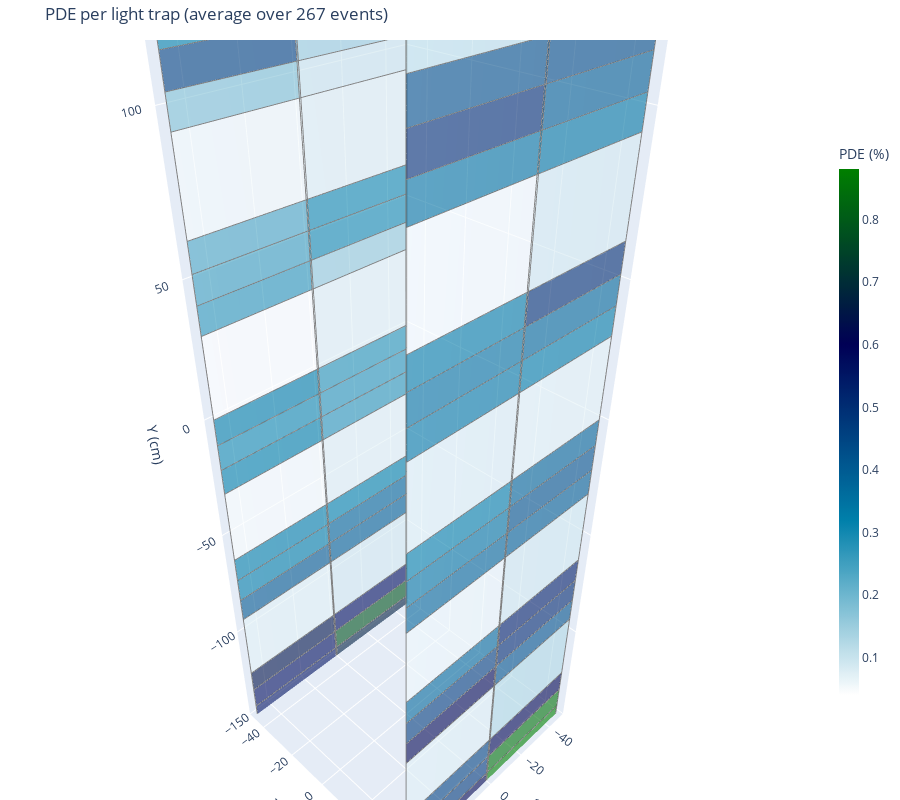

The notebook cell this image was saved under:
### Code cell
fig = go.Figure()
pde_percent = pde_avg * 100  # Convert to percent
# Normalize color values

if not np.any(finite):
    raise ValueError("All PDE % values are NaN/inf; nothing to normalize.")
vmin = np.nanmin(pde_percent)
vmax = np.nanmax(pde_percent)
print(vmax)
print(vmin)
if vmin == vmax:
    # avoid divide-by-zero in normalization
    vmax = vmin + 1e-12

colors_norm = (pde_percent - vmin) / (vmax - vmin + 1e-8)
cmap = matplotlib.colormaps['ocean_r']

# Plot each trap as a 3D rectangle
for result, norm_val in zip(all_results, colors_norm):
    x0, y0, x1, y1, z_det, *_ = result
    x = [x0, x1, x1, x0, x0]
    y = [y0, y0, y1, y1, y0]
    z = [z_det]*5

    # Get RGBA color from matplotlib colormap, convert to hex
    rgba = cmap(norm_val)
    color = f'rgba({int(rgba[0]*255)}, {int(rgba[1]*255)}, {int(rgba[2]*255)}, 0.6)'

    fig.add_trace(go.Scatter3d(
        x=x, y=z, z=y,  # Note: plotly uses (x, y, z), you have (x, z, y)
        mode='lines',
        line=dict(color='gray', width=2),
        surfaceaxis=1,  # tells plotly to fill in the shape
        # fill='toself',
        showlegend=False,
        surfacecolor=color,
        hoverinfo='none'
    ))

# Step 1: Convert 'ocean_r' colormap to Plotly colorscale
def mpl_to_plotly(cmap_name, n=256):
    cmap = matplotlib.colormaps['ocean_r']
    colorscale = []
    for i in range(cmap.N):
        r, g, b, _ = cmap(i)
        colorscale.append([i / (cmap.N - 1), f'rgb({int(r*255)}, {int(g*255)}, {int(b*255)})'])
    return colorscale

colorscale = mpl_to_plotly('ocean_r')
# Create a dummy scatter for the colorbar
dummy_scatter = go.Scatter3d(
    x=[None], y=[None], z=[None],  # invisible
    mode='markers',
    marker=dict(
        size=0.0001,
        color=[vmin, vmax],  # use full color range
        colorscale=colorscale,
        cmin=vmin,
        cmax=vmax,
        colorbar=dict(
            title='PDE (%)',
            thickness=20,
            len=0.75
        )
    ),
    showlegend=False
)
fig.add_trace(dummy_scatter)

# Set up layout
fig.update_layout(
    scene=dict(
        xaxis_title='X (cm)',
        yaxis_title='Z (cm)',
        zaxis_title='Y (cm)',
        xaxis=dict(range=[-50, 50]),
        yaxis=dict(range=[-50, 50]),
        zaxis=dict(range=[-150, 150]),
    ),
    title=f'PDE per light trap (average over {max_events} events)',
    legend=None,
    width=900,
    height=800,
    margin=dict(l=0, r=0, b=0, t=40)
)

fig.show()

### Figure 1 — Plotly figure (JSON) as saved in the notebook; plotly's stock layout.template omitted (floating-point values rounded to 4 significant figures; data arrays with more than 128 entries replaced by an {"elided": "..."} marker saying what was removed)
{"data": [{"hoverinfo": "none", "line": {"color": "gray", "width": 2}, "mode": "lines", "showlegend": false, "surfaceaxis": 1, "surfacecolor": "rgba(0, 17, 97, 0.6)", "type": "scatter3d", "x": [-0.2885, 47.71, 47.71, -0.2885, -0.2885], "y": [-47.62, -47.62, -47.62, -47.62, -47.62], "z": [-155.1, -155.1, -144.8, -144.8, -155.1]}, {"hoverinfo": "none", "line": {"color": "gray", "width": 2}, "mode": "lines", "showlegend": false, "surfaceaxis": 1, "surfacecolor": "rgba(0, 13, 94, 0.6)", "type": "scatter3d", "x": [-0.2885, 47.71, 47.71, -0.2885, -0.2885], "y": [-47.62, -47.62, -47.62, -47.62, -47.62], "z": [-144.8, -144.8, -134.4, -134.4, -144.8]}, {"hoverinfo": "none", "line": {"color": "gray", "width": 2}, "mode": "lines", "showlegend": false, "surfaceaxis": 1, "surfacecolor": "rgba(0, 18, 73, 0.6)", "type": "scatter3d", "x": [-0.2885, 47.71, 47.71, -0.2885, -0.2885], "y": [-47.62, -47.62, -47.62, -47.62, -47.62], "z": [-134.4, -134.4, -124.1, -124.1, -134.4]}, {"hoverinfo": "none", "line": {"color": "gray", "width": 2}, "mode": "lines", "showlegend": false, "surfaceaxis": 1, "surfacecolor": "rgba(225, 240, 245, 0.6)", "type": "scatter3d", "x": [-0.2885, 47.71, 47.71, -0.2885, -0.2885], "y": [-47.62, -47.62, -47.62, -47.62, -47.62], "z": [-124.1, -124.1, -93.06, -93.06, -124.1]}, {"hoverinfo": "none", "line": {"color": "gray", "width": 2}, "mode": "lines", "showlegend": false, "surfaceaxis": 1, "surfacecolor": "rgba(0, 85, 142, 0.6)", "type": "scatter3d", "x": [-0.2885, 47.71, 47.71, -0.2885, -0.2885], "y": [-47.62, -47.62, -47.62, -47.62, -47.62], "z": [-93.06, -93.06, -82.72, -82.72, -93.06]}, {"hoverinfo": "none", "line": {"color": "gray", "width": 2}, "mode": "lines", "showlegend": false, "surfaceaxis": 1, "surfacecolor": "rgba(0, 123, 167, 0.6)", "type": "scatter3d", "x": [-0.2885, 47.71, 47.71, -0.2885, -0.2885], "y": [-47.62, -47.62, -47.62, -47.62, -47.62], "z": [-82.72, -82.72, -72.38, -72.38, -82.72]}, {"hoverinfo": "none", "line": {"color": "gray", "width": 2}, "mode": "lines", "showlegend": false, "surfaceaxis": 1, "surfacecolor": "rgba(0, 124, 168, 0.6)", "type": "scatter3d", "x": [-0.2885, 47.71, 47.71, -0.2885, -0.2885], "y": [-47.62, -47.62, -47.62, -47.62, -47.62], "z": [-72.38, -72.38, -62.04, -62.04, -72.38]}, {"hoverinfo": "none", "line": {"color": "gray", "width": 2}, "mode": "lines", "showlegend": false, "surfaceaxis": 1, "surfacecolor": "rgba(249, 252, 253, 0.6)", "type": "scatter3d", "x": [-0.2885, 47.71, 47.71, -0.2885, -0.2885], "y": [-47.62, -47.62, -47.62, -47.62, -47.62], "z": [-62.04, -62.04, -31.02, -31.02, -62.04]}, {"hoverinfo": "none", "line": {"color": "gray", "width": 2}, "mode": "lines", "showlegend": false, "surfaceaxis": 1, "surfacecolor": "rgba(0, 126, 169, 0.6)", "type": "scatter3d", "x": [-0.2885, 47.71, 47.71, -0.2885, -0.2885], "y": [-47.62, -47.62, -47.62, -47.62, -47.62], "z": [-31.02, -31.02, -20.68, -20.68, -31.02]}, {"hoverinfo": "none", "line": {"color": "gray", "width": 2}, "mode": "lines", "showlegend": false, "surfaceaxis": 1, "surfacecolor": "rgba(17, 136, 176, 0.6)", "type": "scatter3d", "x": [-0.2885, 47.71, 47.71, -0.2885, -0.2885], "y": [-47.62, -47.62, -47.62, -47.62, -47.62], "z": [-20.68, -20.68, -10.34, -10.34, -20.68]}, {"hoverinfo": "none", "line": {"color": "gray", "width": 2}, "mode": "lines", "showlegend": false, "surfaceaxis": 1, "surfacecolor": "rgba(0, 124, 168, 0.6)", "type": "scatter3d", "x": [-0.2885, 47.71, 47.71, -0.2885, -0.2885], "y": [-47.62, -47.62, -47.62, -47.62, -47.62], "z": [-10.34, -10.34, 0, 0, -10.34]}, {"hoverinfo": "none", "line": {"color": "gray", "width": 2}, "mode": "lines", "showlegend": false, "surfaceaxis": 1, "surfacecolor": "rgba(255, 255, 255, 0.6)", "type": "scatter3d", "x": [-0.2885, 47.71, 47.71, -0.2885, -0.2885], "y": [-47.62, -47.62, -47.62, -47.62, -47.62], "z": [0, 0, 31.02, 31.02, 0]}, {"hoverinfo": "none", "line": {"color": "gray", "width": 2}, "mode": "lines", "showlegend": false, "surfaceaxis": 1, "surfacecolor": "rgba(44, 149, 185, 0.6)", "type": "scatter3d", "x": [-0.2885, 47.71, 47.71, -0.2885, -0.2885], "y": [-47.62, -47.62, -47.62, -47.62, -47.62], "z": [31.02, 31.02, 41.36, 41.36, 31.02]}, {"hoverinfo": "none", "line": {"color": "gray", "width": 2}, "mode": "lines", "showlegend": false, "surfaceaxis": 1, "surfacecolor": "rgba(60, 157, 190, 0.6)", "type": "scatter3d", "x": [-0.2885, 47.71, 47.71, -0.2885, -0.2885], "y": [-47.62, -47.62, -47.62, -47.62, -47.62], "z": [41.36, 41.36, 51.7, 51.7, 41.36]}, {"hoverinfo": "none", "line": {"color": "gray", "width": 2}, "mode": "lines", "showlegend": false, "surfaceaxis": 1, "surfacecolor": "rgba(74, 164, 195, 0.6)", "type": "scatter3d", "x": [-0.2885, 47.71, 47.71, -0.2885, -0.2885], "y": [-47.62, -47.62, -47.62, -47.62, -47.62], "z": [51.7, 51.7, 62.04, 62.04, 51.7]}, {"hoverinfo": "none", "line": {"color": "gray", "width": 2}, "mode": "lines", "showlegend": false, "surfaceaxis": 1, "surfacecolor": "rgba(243, 249, 251, 0.6)", "type": "scatter3d", "x": [-0.2885, 47.71, 47.71, -0.2885, -0.2885], "y": [-47.62, -47.62, -47.62, -47.62, -47.62], "z": [62.04, 62.04, 93.06, 93.06, 62.04]}, {"hoverinfo": "none", "line": {"color": "gray", "width": 2}, "mode": "lines", "showlegend": false, "surfaceaxis": 1, "surfacecolor": "rgba(129, 192, 213, 0.6)", "type": "scatter3d", "x": [-0.2885, 47.71, 47.71, -0.2885, -0.2885], "y": [-47.62, -47.62, -47.62, -47.62, -47.62], "z": [93.06, 93.06, 103.4, 103.4, 93.06]}, {"hoverinfo": "none", "line": {"color": "gray", "width": 2}, "mode": "lines", "showlegend": false, "surfaceaxis": 1, "surfacecolor": "rgba(0, 63, 127, 0.6)", "type": "scatter3d", "x": [-0.2885, 47.71, 47.71, -0.2885, -0.2885], "y": [-47.62, -47.62, -47.62, -47.62, -47.62], "z": [103.4, 103.4, 113.7, 113.7, 103.4]}, {"hoverinfo": "none", "line": {"color": "gray", "width": 2}, "mode": "lines", "showlegend": false, "surfaceaxis": 1, "surfacecolor": "rgba(0, 126, 169, 0.6)", "type": "scatter3d", "x": [-0.2885, 47.71, 47.71, -0.2885, -0.2885], "y": [-47.62, -47.62, -47.62, -47.62, -47.62], "z": [113.7, 113.7, 124.1, 124.1, 113.7]}, {"hoverinfo": "none", "line": {"color": "gray", "width": 2}, "mode": "lines", "showlegend": false, "surfaceaxis": 1, "surfacecolor": "rgba(243, 249, 251, 0.6)", "type": "scatter3d", "x": [-0.2885, 47.71, 47.71, -0.2885, -0.2885], "y": [-47.62, -47.62, -47.62, -47.62, -47.62], "z": [124.1, 124.1, 155.1, 155.1, 124.1]}, {"hoverinfo": "none", "line": {"color": "gray", "width": 2}, "mode": "lines", "showlegend": false, "surfaceaxis": 1, "surfacecolor": "rgba(0, 4, 81, 0.6)", "type": "scatter3d", "x": [-0.2885, 47.71, 47.71, -0.2885, -0.2885], "y": [47.62, 47.62, 47.62, 47.62, 47.62], "z": [-155.1, -155.1, -144.8, -144.8, -155.1]}, {"hoverinfo": "none", "line": {"color": "gray", "width": 2}, "mode": "lines", "showlegend": false, "surfaceaxis": 1, "surfacecolor": "rgba(0, 55, 121, 0.6)", "type": "scatter3d", "x": [-0.2885, 47.71, 47.71, -0.2885, -0.2885], "y": [47.62, 47.62, 47.62, 47.62, 47.62], "z": [-144.8, -144.8, -134.4, -134.4, -144.8]}, {"hoverinfo": "none", "line": {"color": "gray", "width": 2}, "mode": "lines", "showlegend": false, "surfaceaxis": 1, "surfacecolor": "rgba(0, 64, 128, 0.6)", "type": "scatter3d", "x": [-0.2885, 47.71, 47.71, -0.2885, -0.2885], "y": [47.62, 47.62, 47.62, 47.62, 47.62], "z": [-134.4, -134.4, -124.1, -124.1, -134.4]}, {"hoverinfo": "none", "line": {"color": "gray", "width": 2}, "mode": "lines", "showlegend": false, "surfaceaxis": 1, "surfacecolor": "rgba(222, 238, 244, 0.6)", "type": "scatter3d", "x": [-0.2885, 47.71, 47.71, -0.2885, -0.2885], "y": [47.62, 47.62, 47.62, 47.62, 47.62], "z": [-124.1, -124.1, -93.06, -93.06, -124.1]}, {"hoverinfo": "none", "line": {"color": "gray", "width": 2}, "mode": "lines", "showlegend": false, "surfaceaxis": 1, "surfacecolor": "rgba(0, 4, 81, 0.6)", "type": "scatter3d", "x": [-0.2885, 47.71, 47.71, -0.2885, -0.2885], "y": [47.62, 47.62, 47.62, 47.62, 47.62], "z": [-93.06, -93.06, -82.72, -82.72, -93.06]}, {"hoverinfo": "none", "line": {"color": "gray", "width": 2}, "mode": "lines", "showlegend": false, "surfaceaxis": 1, "surfacecolor": "rgba(0, 57, 123, 0.6)", "type": "scatter3d", "x": [-0.2885, 47.71, 47.71, -0.2885, -0.2885], "y": [47.62, 47.62, 47.62, 47.62, 47.62], "z": [-82.72, -82.72, -72.38, -72.38, -82.72]}, {"hoverinfo": "none", "line": {"color": "gray", "width": 2}, "mode": "lines", "showlegend": false, "surfaceaxis": 1, "surfacecolor": "rgba(0, 101, 153, 0.6)", "type": "scatter3d", "x": [-0.2885, 47.71, 47.71, -0.2885, -0.2885], "y": [47.62, 47.62, 47.62, 47.62, 47.62], "z": [-72.38, -72.38, -62.04, -62.04, -72.38]}, {"hoverinfo": "none", "line": {"color": "gray", "width": 2}, "mode": "lines", "showlegend": false, "surfaceaxis": 1, "surfacecolor": "rgba(236, 245, 249, 0.6)", "type": "scatter3d", "x": [-0.2885, 47.71, 47.71, -0.2885, -0.2885], "y": [47.62, 47.62, 47.62, 47.62, 47.62], "z": [-62.04, -62.04, -31.02, -31.02, -62.04]}, {"hoverinfo": "none", "line": {"color": "gray", "width": 2}, "mode": "lines", "showlegend": false, "surfaceaxis": 1, "surfacecolor": "rgba(0, 97, 150, 0.6)", "type": "scatter3d", "x": [-0.2885, 47.71, 47.71, -0.2885, -0.2885], "y": [47.62, 47.62, 47.62, 47.62, 47.62], "z": [-31.02, -31.02, -20.68, -20.68, -31.02]}, {"hoverinfo": "none", "line": {"color": "gray", "width": 2}, "mode": "lines", "showlegend": false, "surfaceaxis": 1, "surfacecolor": "rgba(0, 112, 160, 0.6)", "type": "scatter3d", "x": [-0.2885, 47.71, 47.71, -0.2885, -0.2885], "y": [47.62, 47.62, 47.62, 47.62, 47.62], "z": [-20.68, -20.68, -10.34, -10.34, -20.68]}, {"hoverinfo": "none", "line": {"color": "gray", "width": 2}, "mode": "lines", "showlegend": false, "surfaceaxis": 1, "surfacecolor": "rgba(0, 123, 167, 0.6)", "type": "scatter3d", "x": [-0.2885, 47.71, 47.71, -0.2885, -0.2885], "y": [47.62, 47.62, 47.62, 47.62, 47.62], "z": [-10.34, -10.34, 0, 0, -10.34]}, {"hoverinfo": "none", "line": {"color": "gray", "width": 2}, "mode": "lines", "showlegend": false, "surfaceaxis": 1, "surfacecolor": "rgba(222, 238, 244, 0.6)", "type": "scatter3d", "x": [-0.2885, 47.71, 47.71, -0.2885, -0.2885], "y": [47.62, 47.62, 47.62, 47.62, 47.62], "z": [0, 0, 31.02, 31.02, 0]}, {"hoverinfo": "none", "line": {"color": "gray", "width": 2}, "mode": "lines", "showlegend": false, "surfaceaxis": 1, "surfacecolor": "rgba(0, 116, 163, 0.6)", "type": "scatter3d", "x": [-0.2885, 47.71, 47.71, -0.2885, -0.2885], "y": [47.62, 47.62, 47.62, 47.62, 47.62], "z": [31.02, 31.02, 41.36, 41.36, 31.02]}, {"hoverinfo": "none", "line": {"color": "gray", "width": 2}, "mode": "lines", "showlegend": false, "surfaceaxis": 1, "surfacecolor": "rgba(0, 109, 158, 0.6)", "type": "scatter3d", "x": [-0.2885, 47.71, 47.71, -0.2885, -0.2885], "y": [47.62, 47.62, 47.62, 47.62, 47.62], "z": [41.36, 41.36, 51.7, 51.7, 41.36]}, {"hoverinfo": "none", "line": {"color": "gray", "width": 2}, "mode": "lines", "showlegend": false, "surfaceaxis": 1, "surfacecolor": "rgba(0, 120, 165, 0.6)", "type": "scatter3d", "x": [-0.2885, 47.71, 47.71, -0.2885, -0.2885], "y": [47.62, 47.62, 47.62, 47.62, 47.62], "z": [51.7, 51.7, 62.04, 62.04, 51.7]}, {"hoverinfo": "none", "line": {"color": "gray", "width": 2}, "mode": "lines", "showlegend": false, "surfaceaxis": 1, "surfacecolor": "rgba(246, 250, 252, 0.6)", "type": "scatter3d", "x": [-0.2885, 47.71, 47.71, -0.2885, -0.2885], "y": [47.62, 47.62, 47.62, 47.62, 47.62], "z": [62.04, 62.04, 93.06, 93.06, 62.04]}, {"hoverinfo": "none", "line": {"color": "gray", "width": 2}, "mode": "lines", "showlegend": false, "surfaceaxis": 1, "surfacecolor": "rgba(0, 111, 159, 0.6)", "type": "scatter3d", "x": [-0.2885, 47.71, 47.71, -0.2885, -0.2885], "y": [47.62, 47.62, 47.62, 47.62, 47.62], "z": [93.06, 93.06, 103.4, 103.4, 93.06]}, {"hoverinfo": "none", "line": {"color": "gray", "width": 2}, "mode": "lines", "showlegend": false, "surfaceaxis": 1, "surfacecolor": "rgba(0, 41, 113, 0.6)", "type": "scatter3d", "x": [-0.2885, 47.71, 47.71, -0.2885, -0.2885], "y": [47.62, 47.62, 47.62, 47.62, 47.62], "z": [103.4, 103.4, 113.7, 113.7, 103.4]}, {"hoverinfo": "none", "line": {"color": "gray", "width": 2}, "mode": "lines", "showlegend": false, "surfaceaxis": 1, "surfacecolor": "rgba(0, 75, 135, 0.6)", "type": "scatter3d", "x": [-0.2885, 47.71, 47.71, -0.2885, -0.2885], "y": [47.62, 47.62, 47.62, 47.62, 47.62], "z": [113.7, 113.7, 124.1, 124.1, 113.7]}, {"hoverinfo": "none", "line": {"color": "gray", "width": 2}, "mode": "lines", "showlegend": false, "surfaceaxis": 1, "surfacecolor": "rgba(189, 222, 233, 0.6)", "type": "scatter3d", "x": [-0.2885, 47.71, 47.71, -0.2885, -0.2885], "y": [47.62, 47.62, 47.62, 47.62, 47.62], "z": [124.1, 124.1, 155.1, 155.1, 124.1]}, {"hoverinfo": "none", "line": {"color": "gray", "width": 2}, "mode": "lines", "showlegend": false, "surfaceaxis": 1, "surfacecolor": "rgba(0, 30, 65, 0.6)", "type": "scatter3d", "x": [-47.71, 0.2885, 0.2885, -47.71, -47.71], "y": [-47.62, -47.62, -47.62, -47.62, -47.62], "z": [-155.1, -155.1, -144.8, -144.8, -155.1]}, {"hoverinfo": "none", "line": {"color": "gray", "width": 2}, "mode": "lines", "showlegend": false, "surfaceaxis": 1, "surfacecolor": "rgba(0, 82, 30, 0.6)", "type": "scatter3d", "x": [-47.71, 0.2885, 0.2885, -47.71, -47.71], "y": [-47.62, -47.62, -47.62, -47.62, -47.62], "z": [-144.8, -144.8, -134.4, -134.4, -144.8]}, {"hoverinfo": "none", "line": {"color": "gray", "width": 2}, "mode": "lines", "showlegend": false, "surfaceaxis": 1, "surfacecolor": "rgba(0, 13, 94, 0.6)", "type": "scatter3d", "x": [-47.71, 0.2885, 0.2885, -47.71, -47.71], "y": [-47.62, -47.62, -47.62, -47.62, -47.62], "z": [-134.4, -134.4, -124.1, -124.1, -134.4]}, {"hoverinfo": "none", "line": {"color": "gray", "width": 2}, "mode": "lines", "showlegend": false, "surfaceaxis": 1, "surfacecolor": "rgba(212, 233, 241, 0.6)", "type": "scatter3d", "x": [-47.71, 0.2885, 0.2885, -47.71, -47.71], "y": [-47.62, -47.62, -47.62, -47.62, -47.62], "z": [-124.1, -124.1, -93.06, -93.06, -124.1]}, {"hoverinfo": "none", "line": {"color": "gray", "width": 2}, "mode": "lines", "showlegend": false, "surfaceaxis": 1, "surfacecolor": "rgba(0, 92, 147, 0.6)", "type": "scatter3d", "x": [-47.71, 0.2885, 0.2885, -47.71, -47.71], "y": [-47.62, -47.62, -47.62, -47.62, -47.62], "z": [-93.06, -93.06, -82.72, -82.72, -93.06]}, {"hoverinfo": "none", "line": {"color": "gray", "width": 2}, "mode": "lines", "showlegend": false, "surfaceaxis": 1, "surfacecolor": "rgba(0, 98, 151, 0.6)", "type": "scatter3d", "x": [-47.71, 0.2885, 0.2885, -47.71, -47.71], "y": [-47.62, -47.62, -47.62, -47.62, -47.62], "z": [-82.72, -82.72, -72.38, -72.38, -82.72]}, {"hoverinfo": "none", "line": {"color": "gray", "width": 2}, "mode": "lines", "showlegend": false, "surfaceaxis": 1, "surfacecolor": "rgba(0, 127, 170, 0.6)", "type": "scatter3d", "x": [-47.71, 0.2885, 0.2885, -47.71, -47.71], "y": [-47.62, -47.62, -47.62, -47.62, -47.62], "z": [-72.38, -72.38, -62.04, -62.04, -72.38]}, {"hoverinfo": "none", "line": {"color": "gray", "width": 2}, "mode": "lines", "showlegend": false, "surfaceaxis": 1, "surfacecolor": "rgba(227, 241, 246, 0.6)", "type": "scatter3d", "x": [-47.71, 0.2885, 0.2885, -47.71, -47.71], "y": [-47.62, -47.62, -47.62, -47.62, -47.62], "z": [-62.04, -62.04, -31.02, -31.02, -62.04]}, {"hoverinfo": "none", "line": {"color": "gray", "width": 2}, "mode": "lines", "showlegend": false, "surfaceaxis": 1, "surfacecolor": "rgba(44, 149, 185, 0.6)", "type": "scatter3d", "x": [-47.71, 0.2885, 0.2885, -47.71, -47.71], "y": [-47.62, -47.62, -47.62, -47.62, -47.62], "z": [-31.02, -31.02, -20.68, -20.68, -31.02]}, {"hoverinfo": "none", "line": {"color": "gray", "width": 2}, "mode": "lines", "showlegend": false, "surfaceaxis": 1, "surfacecolor": "rgba(41, 148, 184, 0.6)", "type": "scatter3d", "x": [-47.71, 0.2885, 0.2885, -47.71, -47.71], "y": [-47.62, -47.62, -47.62, -47.62, -47.62], "z": [-20.68, -20.68, -10.34, -10.34, -20.68]}, {"hoverinfo": "none", "line": {"color": "gray", "width": 2}, "mode": "lines", "showlegend": false, "surfaceaxis": 1, "surfacecolor": "rgba(38, 147, 183, 0.6)", "type": "scatter3d", "x": [-47.71, 0.2885, 0.2885, -47.71, -47.71], "y": [-47.62, -47.62, -47.62, -47.62, -47.62], "z": [-10.34, -10.34, 0, 0, -10.34]}, {"hoverinfo": "none", "line": {"color": "gray", "width": 2}, "mode": "lines", "showlegend": false, "surfaceaxis": 1, "surfacecolor": "rgba(227, 241, 246, 0.6)", "type": "scatter3d", "x": [-47.71, 0.2885, 0.2885, -47.71, -47.71], "y": [-47.62, -47.62, -47.62, -47.62, -47.62], "z": [0, 0, 31.02, 31.02, 0]}, {"hoverinfo": "none", "line": {"color": "gray", "width": 2}, "mode": "lines", "showlegend": false, "surfaceaxis": 1, "surfacecolor": "rgba(150, 202, 220, 0.6)", "type": "scatter3d", "x": [-47.71, 0.2885, 0.2885, -47.71, -47.71], "y": [-47.62, -47.62, -47.62, -47.62, -47.62], "z": [31.02, 31.02, 41.36, 41.36, 31.02]}, {"hoverinfo": "none", "line": {"color": "gray", "width": 2}, "mode": "lines", "showlegend": false, "surfaceaxis": 1, "surfacecolor": "rgba(20, 137, 177, 0.6)", "type": "scatter3d", "x": [-47.71, 0.2885, 0.2885, -47.71, -47.71], "y": [-47.62, -47.62, -47.62, -47.62, -47.62], "z": [41.36, 41.36, 51.7, 51.7, 41.36]}, {"hoverinfo": "none", "line": {"color": "gray", "width": 2}, "mode": "lines", "showlegend": false, "surfaceaxis": 1, "surfacecolor": "rgba(17, 136, 176, 0.6)", "type": "scatter3d", "x": [-47.71, 0.2885, 0.2885, -47.71, -47.71], "y": [-47.62, -47.62, -47.62, -47.62, -47.62], "z": [51.7, 51.7, 62.04, 62.04, 51.7]}, {"hoverinfo": "none", "line": {"color": "gray", "width": 2}, "mode": "lines", "showlegend": false, "surfaceaxis": 1, "surfacecolor": "rgba(225, 240, 245, 0.6)", "type": "scatter3d", "x": [-47.71, 0.2885, 0.2885, -47.71, -47.71], "y": [-47.62, -47.62, -47.62, -47.62, -47.62], "z": [62.04, 62.04, 93.06, 93.06, 62.04]}, {"hoverinfo": "none", "line": {"color": "gray", "width": 2}, "mode": "lines", "showlegend": false, "surfaceaxis": 1, "surfacecolor": "rgba(206, 230, 239, 0.6)", "type": "scatter3d", "x": [-47.71, 0.2885, 0.2885, -47.71, -47.71], "y": [-47.62, -47.62, -47.62, -47.62, -47.62], "z": [93.06, 93.06, 103.4, 103.4, 93.06]}, {"hoverinfo": "none", "line": {"color": "gray", "width": 2}, "mode": "lines", "showlegend": false, "surfaceaxis": 1, "surfacecolor": "rgba(156, 205, 222, 0.6)", "type": "scatter3d", "x": [-47.71, 0.2885, 0.2885, -47.71, -47.71], "y": [-47.62, -47.62, -47.62, -47.62, -47.62], "z": [103.4, 103.4, 113.7, 113.7, 103.4]}, {"hoverinfo": "none", "line": {"color": "gray", "width": 2}, "mode": "lines", "showlegend": false, "surfaceaxis": 1, "surfacecolor": "rgba(147, 201, 219, 0.6)", "type": "scatter3d", "x": [-47.71, 0.2885, 0.2885, -47.71, -47.71], "y": [-47.62, -47.62, -47.62, -47.62, -47.62], "z": [113.7, 113.7, 124.1, 124.1, 113.7]}, {"hoverinfo": "none", "line": {"color": "gray", "width": 2}, "mode": "lines", "showlegend": false, "surfaceaxis": 1, "surfacecolor": "rgba(203, 229, 238, 0.6)", "type": "scatter3d", "x": [-47.71, 0.2885, 0.2885, -47.71, -47.71], "y": [-47.62, -47.62, -47.62, -47.62, -47.62], "z": [124.1, 124.1, 155.1, 155.1, 124.1]}, {"hoverinfo": "none", "line": {"color": "gray", "width": 2}, "mode": "lines", "showlegend": false, "surfaceaxis": 1, "surfacecolor": "rgba(0, 127, 0, 0.6)", "type": "scatter3d", "x": [-47.71, 0.2885, 0.2885, -47.71, -47.71], "y": [47.62, 47.62, 47.62, 47.62, 47.62], "z": [-155.1, -155.1, -144.8, -144.8, -155.1]}, {"hoverinfo": "none", "line": {"color": "gray", "width": 2}, "mode": "lines", "showlegend": false, "surfaceaxis": 1, "surfacecolor": "rgba(0, 112, 9, 0.6)", "type": "scatter3d", "x": [-47.71, 0.2885, 0.2885, -47.71, -47.71], "y": [47.62, 47.62, 47.62, 47.62, 47.62], "z": [-144.8, -144.8, -134.4, -134.4, -144.8]}, {"hoverinfo": "none", "line": {"color": "gray", "width": 2}, "mode": "lines", "showlegend": false, "surfaceaxis": 1, "surfacecolor": "rgba(0, 4, 81, 0.6)", "type": "scatter3d", "x": [-47.71, 0.2885, 0.2885, -47.71, -47.71], "y": [47.62, 47.62, 47.62, 47.62, 47.62], "z": [-134.4, -134.4, -124.1, -124.1, -134.4]}, {"hoverinfo": "none", "line": {"color": "gray", "width": 2}, "mode": "lines", "showlegend": false, "surfaceaxis": 1, "surfacecolor": "rgba(177, 216, 229, 0.6)", "type": "scatter3d", "x": [-47.71, 0.2885, 0.2885, -47.71, -47.71], "y": [47.62, 47.62, 47.62, 47.62, 47.62], "z": [-124.1, -124.1, -93.06, -93.06, -124.1]}, {"hoverinfo": "none", "line": {"color": "gray", "width": 2}, "mode": "lines", "showlegend": false, "surfaceaxis": 1, "surfacecolor": "rgba(0, 79, 138, 0.6)", "type": "scatter3d", "x": [-47.71, 0.2885, 0.2885, -47.71, -47.71], "y": [47.62, 47.62, 47.62, 47.62, 47.62], "z": [-93.06, -93.06, -82.72, -82.72, -93.06]}, {"hoverinfo": "none", "line": {"color": "gray", "width": 2}, "mode": "lines", "showlegend": false, "surfaceaxis": 1, "surfacecolor": "rgba(0, 39, 111, 0.6)", "type": "scatter3d", "x": [-47.71, 0.2885, 0.2885, -47.71, -47.71], "y": [47.62, 47.62, 47.62, 47.62, 47.62], "z": [-82.72, -82.72, -72.38, -72.38, -82.72]}, {"hoverinfo": "none", "line": {"color": "gray", "width": 2}, "mode": "lines", "showlegend": false, "surfaceaxis": 1, "surfacecolor": "rgba(0, 28, 104, 0.6)", "type": "scatter3d", "x": [-47.71, 0.2885, 0.2885, -47.71, -47.71], "y": [47.62, 47.62, 47.62, 47.62, 47.62], "z": [-72.38, -72.38, -62.04, -62.04, -72.38]}, {"hoverinfo": "none", "line": {"color": "gray", "width": 2}, "mode": "lines", "showlegend": false, "surfaceaxis": 1, "surfacecolor": "rgba(209, 232, 240, 0.6)", "type": "scatter3d", "x": [-47.71, 0.2885, 0.2885, -47.71, -47.71], "y": [47.62, 47.62, 47.62, 47.62, 47.62], "z": [-62.04, -62.04, -31.02, -31.02, -62.04]}, {"hoverinfo": "none", "line": {"color": "gray", "width": 2}, "mode": "lines", "showlegend": false, "surfaceaxis": 1, "surfacecolor": "rgba(0, 91, 146, 0.6)", "type": "scatter3d", "x": [-47.71, 0.2885, 0.2885, -47.71, -47.71], "y": [47.62, 47.62, 47.62, 47.62, 47.62], "z": [-31.02, -31.02, -20.68, -20.68, -31.02]}, {"hoverinfo": "none", "line": {"color": "gray", "width": 2}, "mode": "lines", "showlegend": false, "surfaceaxis": 1, "surfacecolor": "rgba(0, 78, 137, 0.6)", "type": "scatter3d", "x": [-47.71, 0.2885, 0.2885, -47.71, -47.71], "y": [47.62, 47.62, 47.62, 47.62, 47.62], "z": [-20.68, -20.68, -10.34, -10.34, -20.68]}, {"hoverinfo": "none", "line": {"color": "gray", "width": 2}, "mode": "lines", "showlegend": false, "surfaceaxis": 1, "surfacecolor": "rgba(0, 96, 149, 0.6)", "type": "scatter3d", "x": [-47.71, 0.2885, 0.2885, -47.71, -47.71], "y": [47.62, 47.62, 47.62, 47.62, 47.62], "z": [-10.34, -10.34, 0, 0, -10.34]}, {"hoverinfo": "none", "line": {"color": "gray", "width": 2}, "mode": "lines", "showlegend": false, "surfaceaxis": 1, "surfacecolor": "rgba(227, 241, 246, 0.6)", "type": "scatter3d", "x": [-47.71, 0.2885, 0.2885, -47.71, -47.71], "y": [47.62, 47.62, 47.62, 47.62, 47.62], "z": [0, 0, 31.02, 31.02, 0]}, {"hoverinfo": "none", "line": {"color": "gray", "width": 2}, "mode": "lines", "showlegend": false, "surfaceaxis": 1, "surfacecolor": "rgba(0, 121, 166, 0.6)", "type": "scatter3d", "x": [-47.71, 0.2885, 0.2885, -47.71, -47.71], "y": [47.62, 47.62, 47.62, 47.62, 47.62], "z": [31.02, 31.02, 41.36, 41.36, 31.02]}, {"hoverinfo": "none", "line": {"color": "gray", "width": 2}, "mode": "lines", "showlegend": false, "surfaceaxis": 1, "surfacecolor": "rgba(0, 100, 152, 0.6)", "type": "scatter3d", "x": [-47.71, 0.2885, 0.2885, -47.71, -47.71], "y": [47.62, 47.62, 47.62, 47.62, 47.62], "z": [41.36, 41.36, 51.7, 51.7, 41.36]}, {"hoverinfo": "none", "line": {"color": "gray", "width": 2}, "mode": "lines", "showlegend": false, "surfaceaxis": 1, "surfacecolor": "rgba(0, 43, 113, 0.6)", "type": "scatter3d", "x": [-47.71, 0.2885, 0.2885, -47.71, -47.71], "y": [47.62, 47.62, 47.62, 47.62, 47.62], "z": [51.7, 51.7, 62.04, 62.04, 51.7]}, {"hoverinfo": "none", "line": {"color": "gray", "width": 2}, "mode": "lines", "showlegend": false, "surfaceaxis": 1, "surfacecolor": "rgba(212, 233, 241, 0.6)", "type": "scatter3d", "x": [-47.71, 0.2885, 0.2885, -47.71, -47.71], "y": [47.62, 47.62, 47.62, 47.62, 47.62], "z": [62.04, 62.04, 93.06, 93.06, 62.04]}, {"hoverinfo": "none", "line": {"color": "gray", "width": 2}, "mode": "lines", "showlegend": false, "surfaceaxis": 1, "surfacecolor": "rgba(0, 115, 162, 0.6)", "type": "scatter3d", "x": [-47.71, 0.2885, 0.2885, -47.71, -47.71], "y": [47.62, 47.62, 47.62, 47.62, 47.62], "z": [93.06, 93.06, 103.4, 103.4, 93.06]}, {"hoverinfo": "none", "line": {"color": "gray", "width": 2}, "mode": "lines", "showlegend": false, "surfaceaxis": 1, "surfacecolor": "rgba(0, 91, 146, 0.6)", "type": "scatter3d", "x": [-47.71, 0.2885, 0.2885, -47.71, -47.71], "y": [47.62, 47.62, 47.62, 47.62, 47.62], "z": [103.4, 103.4, 113.7, 113.7, 103.4]}, {"hoverinfo": "none", "line": {"color": "gray", "width": 2}, "mode": "lines", "showlegend": false, "surfaceaxis": 1, "surfacecolor": "rgba(0, 72, 133, 0.6)", "type": "scatter3d", "x": [-47.71, 0.2885, 0.2885, -47.71, -47.71], "y": [47.62, 47.62, 47.62, 47.62, 47.62], "z": [113.7, 113.7, 124.1, 124.1, 113.7]}, {"hoverinfo": "none", "line": {"color": "gray", "width": 2}, "mode": "lines", "showlegend": false, "surfaceaxis": 1, "surfacecolor": "rgba(203, 229, 238, 0.6)", "type": "scatter3d", "x": [-47.71, 0.2885, 0.2885, -47.71, -47.71], "y": [47.62, 47.62, 47.62, 47.62, 47.62], "z": [124.1, 124.1, 155.1, 155.1, 124.1]}, {"marker": {"cmax": 0.8809, "cmin": 0.0401, "color": [0.0401, 0.8809], "colorbar": {"len": 0.75, "thickness": 20, "title": {"text": "PDE (%)"}}, "colorscale": {"elided": "256x2 mixed values"}, "size": 0.0001}, "mode": "markers", "showlegend": false, "type": "scatter3d", "x": [null], "y": [null], "z": [null]}], "layout": {"height": 800, "legend": {}, "margin": {"b": 0, "l": 0, "r": 0, "t": 40}, "scene": {"xaxis": {"range": [-50, 50], "title": {"text": "X (cm)"}}, "yaxis": {"range": [-50, 50], "title": {"text": "Z (cm)"}}, "zaxis": {"range": [-150, 150], "title": {"text": "Y (cm)"}}}, "title": {"text": "PDE per light trap (average over 267 events)"}, "width": 900}}
